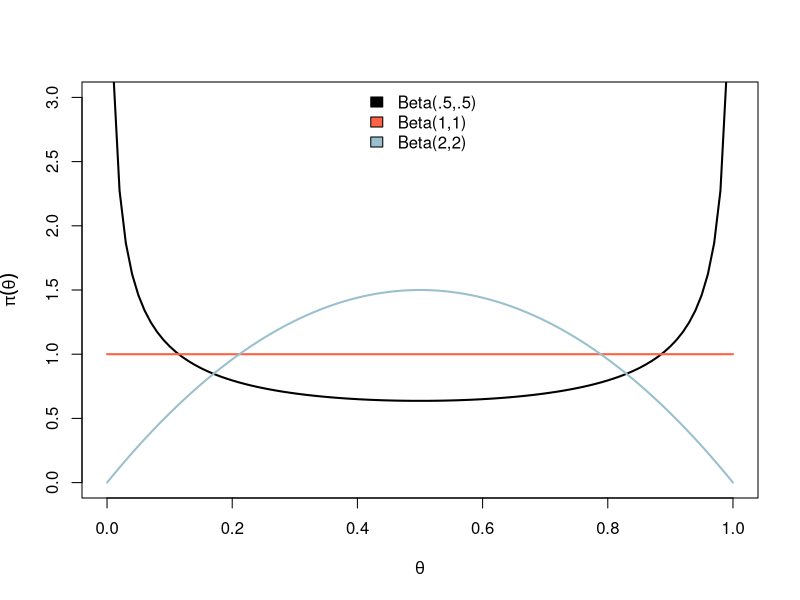

Here is the R script that generated this plot:
## ---- chunk 1
curve(dbeta(x,.5,.5),lwd = 2, xlab = expression(theta), ylab = expression(pi(theta)), ylim=c(0,3))
curve(dbeta(x,1,1),lwd = 2, col ='tomato', add = T)
curve(dbeta(x,2,2),lwd = 2, col ='lightblue3', add = T)
legend('top',c('Beta(.5,.5)','Beta(1,1)','Beta(2,2)'), fill=c('black','tomato','lightblue3'), bty = 'n')
## ---- chunk 2
# logaritmo da probabilidade:
lprobA <- lgamma(25)+lgamma(11)+lgamma(25)-lgamma(61)
lprobB <- lgamma(15)+lgamma(23)+lgamma(25)-lgamma(63)

# probabilidade
m1 <- 4*exp(lprobA +lprobB)
## ---- chunk 3
# logaritmo da probabilidade:
lprob <- lgamma(39)+lgamma(33)+lgamma(49)-lgamma(121)

# probabilidade
m2 <- 2*exp(lprob)
## ---- chunk 4
m2 / (m1 + m2)
## ---- chunk 5
m2/m1
